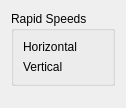
      <widget class="QWidget" name="page_2">
       <property name="geometry">
        <rect>
         <x>0</x>
         <y>0</y>
         <width>123</width>
         <height>108</height>
        </rect>
       </property>
       <attribute name="label">
        <string>Default Values</string>
       </attribute>
       <layout class="QVBoxLayout" name="verticalLayout_8">
        <item>
         <widget class="QGroupBox" name="groupBox_3">
          <property name="title">
           <string>Rapid Speeds</string>
          </property>
          <layout class="QFormLayout" name="formLayout_2">
           <property name="fieldGrowthPolicy">
            <enum>QFormLayout::AllNonFixedFieldsGrow</enum>
           </property>
           <item row="0" column="0">
            <widget class="QLabel" name="label_8">
             <property name="text">
              <string>Horizontal</string>
             </property>
            </widget>
           </item>
           <item row="0" column="1">
            <widget class="Gui::QuantitySpinBox" name="setupRapidHorizontal" native="true">
             <property name="sizePolicy">
              <sizepolicy hsizetype="MinimumExpanding" vsizetype="Fixed">
               <horstretch>0</horstretch>
               <verstretch>0</verstretch>
              </sizepolicy>
             </property>
             <property name="toolTip">
              <string>Rapid horizontal speed assigned as HorizRapid to new ToolController.</string>
             </property>
            </widget>
           </item>
           <item row="1" column="0">
            <widget class="QLabel" name="label_12">
             <property name="text">
              <string>Vertical</string>
             </property>
            </widget>
           </item>
           <item row="1" column="1">
            <widget class="Gui::QuantitySpinBox" name="setupRapidVertical" native="true">
             <property name="sizePolicy">
              <sizepolicy hsizetype="MinimumExpanding" vsizetype="Fixed">
               <horstretch>0</horstretch>
               <verstretch>0</verstretch>
              </sizepolicy>
             </property>
             <property name="toolTip">
              <string>Rapid vertical speed assigned to VertRapid of new ToolController.</string>
             </property>
            </widget>
           </item>
          </layout>
         </widget>
        </item>
        <item>
         <spacer name="verticalSpacer_3">
          <property name="orientation">
           <enum>Qt::Vertical</enum>
          </property>
          <property name="sizeHint" stdset="0">
           <size>
            <width>20</width>
            <height>40</height>
           </size>
          </property>
         </spacer>
        </item>
       </layout>
      </widget>
